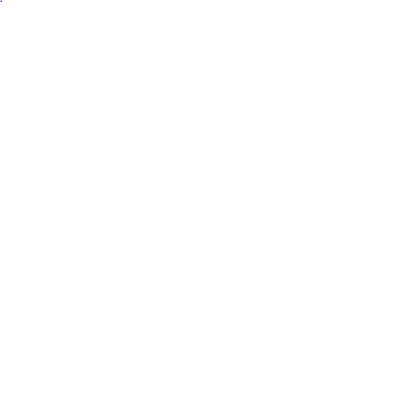
Frame 1 (no input)
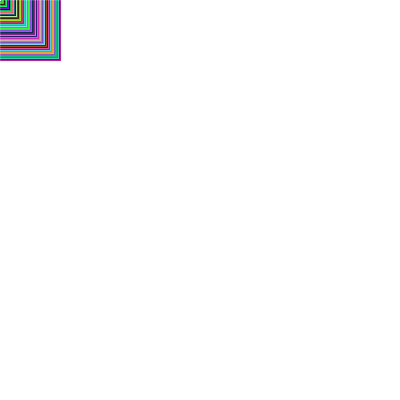
Frame 60 (the mouse pressed at the canvas centre just before this capture)
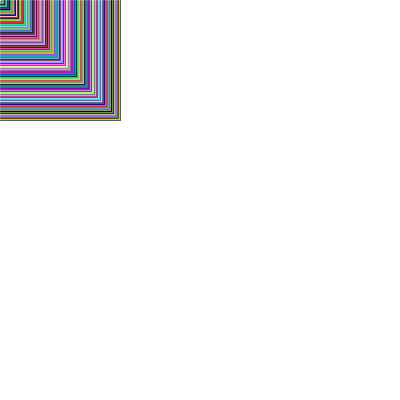
Frame 120 (the mouse held since frame 60 and released just before this capture)

The Processing sketch that drew these frames (run headless with seeded random() and noise(); from frame 60 on, the mouse is pressed at the canvas centre):

// Processing sketch: processing_98904
// ── processing_98904.pde

float row;
float column;

void setup()
{
  size(400, 400);
  background(255, 255, 255);
  smooth();
  
}

void draw()
{
  stroke( random(255), random(255), random(255) );

  line(0, frameCount, frameCount, frameCount);
  line(frameCount, 0, frameCount, frameCount);
  
  println(frameCount);
  
  if (frameCount > width)
  {
    noLoop();
  }
  
}
